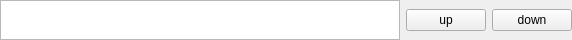
<?xml version="1.0" encoding="UTF-8"?>
<ui version="4.0">
 <class>Frame</class>
 <widget class="QFrame" name="Frame">
  <property name="geometry">
   <rect>
    <x>0</x>
    <y>0</y>
    <width>572</width>
    <height>40</height>
   </rect>
  </property>
  <property name="windowTitle">
   <string>Frame</string>
  </property>
  <layout class="QGridLayout" name="gridLayout">
   <property name="leftMargin">
    <number>0</number>
   </property>
   <property name="topMargin">
    <number>0</number>
   </property>
   <property name="rightMargin">
    <number>0</number>
   </property>
   <property name="bottomMargin">
    <number>0</number>
   </property>
   <item row="2" column="0">
    <widget class="QTextEdit" name="textEdit">
     <property name="minimumSize">
      <size>
       <width>400</width>
       <height>0</height>
      </size>
     </property>
     <property name="maximumSize">
      <size>
       <width>16777215</width>
       <height>40</height>
      </size>
     </property>
    </widget>
   </item>
   <item row="2" column="2">
    <widget class="QPushButton" name="down">
     <property name="text">
      <string>down</string>
     </property>
    </widget>
   </item>
   <item row="2" column="1">
    <widget class="QPushButton" name="up">
     <property name="text">
      <string>up</string>
     </property>
    </widget>
   </item>
  </layout>
 </widget>
 <resources/>
 <connections/>
</ui>
